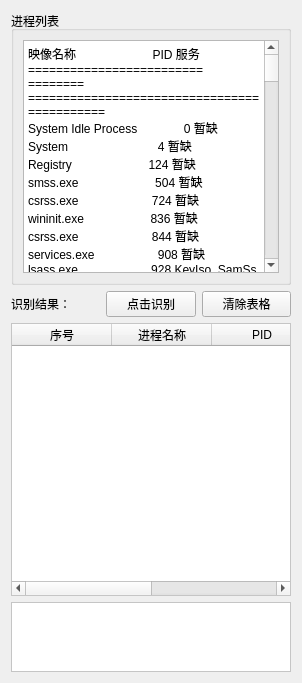
          <widget class="QWidget" name="tab">
           <attribute name="title">
            <string>杀软识别</string>
           </attribute>
           <layout class="QGridLayout" name="gridLayout_34">
            <item row="0" column="0">
             <layout class="QVBoxLayout" name="verticalLayout_18" stretch="4,1,4,1">
              <item>
               <widget class="QGroupBox" name="groupBox_3">
                <property name="title">
                 <string>进程列表</string>
                </property>
                <layout class="QHBoxLayout" name="horizontalLayout_38">
                 <item>
                  <widget class="QPlainTextEdit" name="antivirusAdd">
                   <property name="styleSheet">
                    <string notr="true">QTextEdit{
background-color:rgb(255, 255, 255)
}</string>
                   </property>
                   <property name="plainText">
                    <string>映像名称                       PID 服务
========================= ======== ============================================
System Idle Process              0 暂缺
System                           4 暂缺
Registry                       124 暂缺
smss.exe                       504 暂缺
csrss.exe                      724 暂缺
wininit.exe                    836 暂缺
csrss.exe                      844 暂缺
services.exe                   908 暂缺
lsass.exe                      928 KeyIso, SamSs, VaultSvc
svchost.exe                    552 BrokerInfrastructure, DcomLaunch, PlugPlay,
                                   Power, SystemEventsBroker
WUDFHost.exe                   644 暂缺
fontdrvhost.exe                688 暂缺
svchost.exe                   1072 RpcEptMapper, RpcSs
svchost.exe                   1128 LSM
WUDFHost.exe                  1164 暂缺
winlogon.exe                  1272 暂缺
fontdrvhost.exe               1328 暂缺
dwm.exe                       1416 暂缺
svchost.exe                   1468 BDESVC
svchost.exe                   1480 TermService
svchost.exe                   1616 NcbService
svchost.exe                   1624 SEMgrSvc
svchost.exe                   1712 DisplayEnhancementService
svchost.exe                   1720 Schedule
svchost.exe                   1752 hidserv
svchost.exe                   1816 ProfSvc
svchost.exe                   1832 EventLog
svchost.exe                    832 UserManager
svchost.exe                   2112 nsi
svchost.exe                   2188 Dhcp
svchost.exe                   2200 TimeBrokerSvc
svchost.exe                   2304 CoreMessagingRegistrar
HipsDaemon.exe                2316 HipsDaemon
svchost.exe                   2448 NlaSvc
svchost.exe                   2544 StateRepository
svchost.exe                   2620 netprofm
svchost.exe                   2668 DispBrokerDesktopSvc
svchost.exe                   2760 WinHttpAutoProxySvc
svchost.exe                   2816 Dnscache
svchost.exe                   2948 UmRdpService
svchost.exe                   3024 CertPropSvc
atiesrxx.exe                  3056 AMD External Events Utility
svchost.exe                      8 LanmanWorkstation
svchost.exe                   3088 SessionEnv
svchost.exe                   3192 Themes
svchost.exe                   3200 SysMain
svchost.exe                   3208 EventSystem
atieclxx.exe                  3240 暂缺
Memory Compression            3328 暂缺
svchost.exe                   3368 SENS
igfxCUIService.exe            3392 igfxCUIService2.0.0.0
svchost.exe                   3436 AudioEndpointBuilder
svchost.exe                   3444 FontCache
svchost.exe                   3576 Audiosrv
RtkAudioService64.exe         3664 RtkAudioService
usysdiag.exe                  3756 暂缺
wsctrlsvc.exe                 3936 HRWSCCtrl
svchost.exe                   4028 DusmSvc
svchost.exe                   4020 Wcmsvc
svchost.exe                   3916 WlanSvc
RAVBg64.exe                   4112 暂缺
svchost.exe                   4132 ShellHWDetection
spoolsv.exe                   4188 Spooler
svchost.exe                   4240 BFE, mpssvc
svchost.exe                   4592 DPS
svchost.exe                   4616 DeviceAssociationService
svchost.exe                   4624 CryptSvc
svchost.exe                   4640 seclogon
svchost.exe                   4644 SstpSvc
svchost.exe                   4664 TrkWks
svchost.exe                   4676 SSDPSRV
svchost.exe                   4684 WpnService
esif_uf.exe                   4700 esifsvc
svchost.exe                   4724 Winmgmt
svchost.exe                   4740 IKEEXT
svchost.exe                   4748 DiagTrack
AdminService.exe              4756 AtherosSvc
IntelCpHDCPSvc.exe            4824 cplspcon
WavesSysSvc64.exe             4868 WavesSysSvc
vmnetdhcp.exe                 4892 VMnetDHCP
vmnat.exe                     4900 VMware NAT Service
SangforPW.exe                 4908 SangforPW
SearchIndexer.exe             4916 WSearch
FNPLicensingService.exe       4976 FlexNet Licensing Service
Everything.exe                5116 Everything
svchost.exe                   5304 WdiServiceHost
IntelCpHeciSvc.exe            5376 cphs
dasHost.exe                   5496 暂缺
svchost.exe                   5552 iphlpsvc
vmware-authd.exe              5716 VMAuthdService
jhi_service.exe               5748 jhi_service
svchost.exe                   5964 LanmanServer
svchost.exe                   5988 RasMan
svchost.exe                   6024 PolicyAgent
svchost.exe                   6420 upnphost
dptf_helper.exe               7156 暂缺
SangforUDProtect.exe          4520 暂缺
sihost.exe                    4448 暂缺
svchost.exe                   4456 CDPUserSvc_7b261
PresentationFontCache.exe     4580 FontCache3.0.0.0
svchost.exe                   3960 WpnUserService_7b261
MicrosoftEdgeUpdate.exe       3076 暂缺
taskhostw.exe                 6212 暂缺
GoogleUpdate.exe              3924 暂缺
svchost.exe                   5884 TokenBroker
PopBlock.exe                  3080 暂缺
svchost.exe                   1600 TabletInputService
ctfmon.exe                    7228 暂缺
svchost.exe                   7464 CDPSvc
explorer.exe                  7564 暂缺
igfxEM.exe                    7796 暂缺
svchost.exe                   7840 RmSvc
ChsIME.exe                    7876 暂缺
svchost.exe                   8068 cbdhsvc_7b261
StartMenuExperienceHost.e     8680 暂缺
RuntimeBroker.exe             8772 暂缺
SearchApp.exe                 8888 暂缺
RuntimeBroker.exe             9120 暂缺
SettingSyncHost.exe           9240 暂缺
LockApp.exe                   9392 暂缺
svchost.exe                   9680 LicenseManager
RuntimeBroker.exe             9772 暂缺
svchost.exe                  10172 BthAvctpSvc
GoogleCrashHandler.exe        7076 暂缺
GoogleCrashHandler64.exe      9428 暂缺
svchost.exe                  10460 lfsvc
TextInputHost.exe            10948 暂缺
RuntimeBroker.exe            11144 暂缺
SecurityHealthSystray.exe    11240 暂缺
SecurityHealthService.exe    10248 SecurityHealthService
HipsTray.exe                 10676 暂缺
svchost.exe                   8628 Appinfo
TranslucentTB.exe            10296 暂缺
Clash for Windows.exe         8316 暂缺
Snipaste.exe                  4816 暂缺
Clash for Windows.exe         1576 暂缺
Clash for Windows.exe         7092 暂缺
Clash for Windows.exe         3232 暂缺
clash-win64.exe               5480 暂缺
conhost.exe                  10908 暂缺
SystemSettings.exe            7700 暂缺
ApplicationFrameHost.exe      2920 暂缺
dllhost.exe                   7908 暂缺
SgrmBroker.exe               10152 SgrmBroker
svchost.exe                   6320 StorSvc
WeChat.exe                    4776 暂缺
svchost.exe                   5728 UsoSvc
vmware-usbarbitrator64.ex    10776 VMUSBArbService
vmware-hostd.exe             11156 VMwareHostd
svchost.exe                   1572 InstallService
QQProtect.exe                 7828 QPCore
svchost.exe                   4128 wscsvc
svchost.exe                   5040 OneSyncSvc_7b261,
                                   PimIndexMaintenanceSvc_7b261,
                                   UnistoreSvc_7b261, UserDataSvc_7b261
WechatBrowser.exe            11316 暂缺
TIM.exe                      11424 暂缺
WechatBrowser.exe            11520 暂缺
WechatBrowser.exe            11668 暂缺
TXPlatform.exe               12116 暂缺
WeChatPlayer.exe             12256 暂缺
QQExternal.exe               11928 暂缺
svchost.exe                   2996 PcaSvc
svchost.exe                   4000 camsvc
svchost.exe                   8928 PrintWorkflowUserSvc_7b261
OSPPSVC.EXE                  12996 osppsvc
svchost.exe                   2488 UdkUserSvc_7b261
ShellExperienceHost.exe      10856 暂缺
RuntimeBroker.exe             8016 暂缺
SystemSettingsBroker.exe     10352 暂缺
pycharm64.exe                 8260 暂缺
fsnotifier64.exe              6156 暂缺
conhost.exe                  11304 暂缺
gorailgun-1.3.8.exe          12648 暂缺
designer.exe                  5564 暂缺
Typora.exe                    7368 暂缺
Typora.exe                   13148 暂缺
Typora.exe                    2680 暂缺
firefox.exe                  12264 暂缺
firefox.exe                   7988 暂缺
firefox.exe                  10700 暂缺
firefox.exe                   6428 暂缺
CompPkgSrv.exe                1748 暂缺
WeChatApp.exe                 3716 暂缺
firefox.exe                   5056 暂缺
Taskmgr.exe                   6796 暂缺
svchost.exe                   5812 DsSvc
svchost.exe                  13988 lmhosts
WechatBrowser.exe            11180 暂缺
firefox.exe                   3532 暂缺
firefox.exe                   5924 暂缺
MoUsoCoreWorker.exe           6948 暂缺
SearchProtocolHost.exe        5024 暂缺
svchost.exe                  10888 wlidsvc
svchost.exe                  12484 ClipSVC
GoogleUpdate.exe              6372 暂缺
SearchFilterHost.exe         12108 暂缺
smartscreen.exe               2036 暂缺
WindowsTerminal.exe          13936 暂缺
RuntimeBroker.exe            10896 暂缺
OpenConsole.exe              13392 暂缺
powershell.exe               14068 暂缺
tasklist.exe                  5280 暂缺
WmiPrvSE.exe                 13716 暂缺</string>
                   </property>
                   <property name="placeholderText">
                    <string>在命令行窗口执行 tasklist /svc 命令，将结果复制到这里。</string>
                   </property>
                  </widget>
                 </item>
                </layout>
               </widget>
              </item>
              <item>
               <layout class="QHBoxLayout" name="horizontalLayout_39">
                <item>
                 <widget class="QLabel" name="label_41">
                  <property name="text">
                   <string>识别结果：</string>
                  </property>
                 </widget>
                </item>
                <item>
                 <widget class="QPushButton" name="antivirusIdentifyButton">
                  <property name="text">
                   <string>点击识别</string>
                  </property>
                 </widget>
                </item>
                <item>
                 <widget class="QPushButton" name="pushButton_27">
                  <property name="text">
                   <string>清除表格</string>
                  </property>
                 </widget>
                </item>
               </layout>
              </item>
              <item>
               <widget class="QTableWidget" name="identifyResultTable">
                <property name="styleSheet">
                 <string notr="true">QTableWidget{
background-color:rgb(255, 255, 255)
}</string>
                </property>
                <column>
                 <property name="text">
                  <string>序号</string>
                 </property>
                </column>
                <column>
                 <property name="text">
                  <string>进程名称</string>
                 </property>
                </column>
                <column>
                 <property name="text">
                  <string>PID</string>
                 </property>
                </column>
                <column>
                 <property name="text">
                  <string>杀软名称</string>
                 </property>
                </column>
               </widget>
              </item>
              <item>
               <widget class="QTextBrowser" name="avTipsInfo">
                <property name="styleSheet">
                 <string notr="true">QTextBrowser{
	border:1px solid rgb(197, 197, 197);
	background-color:rgb(255, 255, 255);
}</string>
                </property>
               </widget>
              </item>
             </layout>
            </item>
           </layout>
          </widget>
